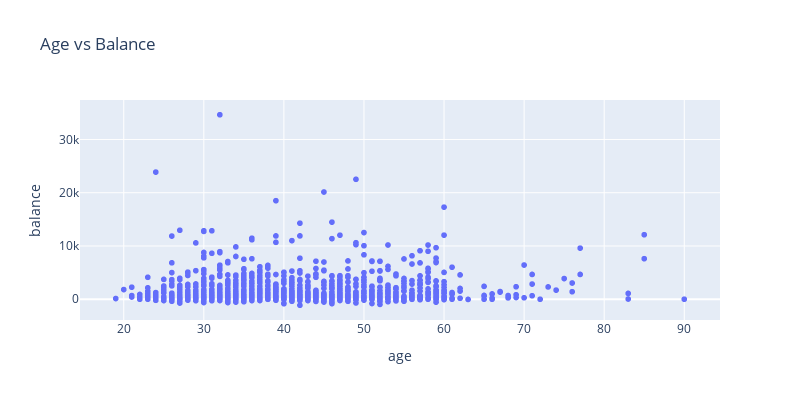

Write notebook code for a chart like this one.
### Markdown cell above
### EDA

### Code cell
px.scatter(data_frame=data, x='age', y='balance',
           height=400, width=800, title='Age vs Balance')

### Figure 1 — Plotly figure (JSON) as saved in the notebook; plotly's stock layout.template omitted (floating-point values rounded to 4 significant figures; data arrays with more than 128 entries replaced by an {"elided": "..."} marker saying what was removed)
{"data": [{"hovertemplate": "age=%{x}<br>balance=%{y}<extra></extra>", "legendgroup": "", "marker": {"color": "#636efa", "symbol": "circle"}, "mode": "markers", "name": "", "showlegend": false, "type": "scattergl", "x": {"elided": "1510 int values"}, "xaxis": "x", "y": {"elided": "1510 int values"}, "yaxis": "y"}], "layout": {"height": 400, "legend": {"tracegroupgap": 0}, "title": {"text": "Age vs Balance"}, "width": 800, "xaxis": {"anchor": "y", "autorange": true, "domain": [0, 1], "range": [14.54, 94.46], "title": {"text": "age"}, "type": "linear"}, "yaxis": {"anchor": "x", "autorange": true, "domain": [0, 1], "range": [-3899.0, 37420.0], "title": {"text": "balance"}, "type": "linear"}}}
